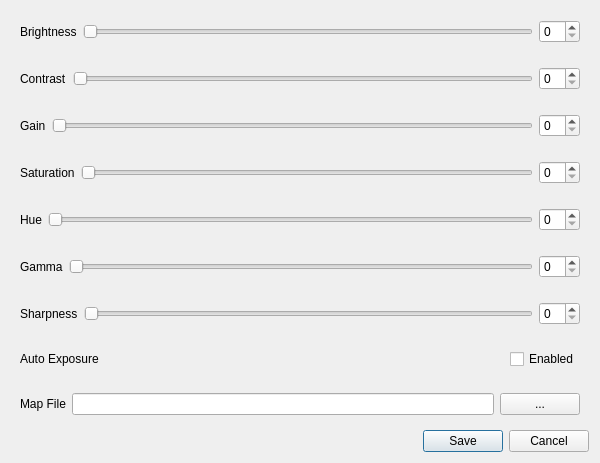
<?xml version="1.0" encoding="UTF-8"?>
<ui version="4.0">
 <class>CameraSettings</class>
 <widget class="QDialog" name="CameraSettings">
  <property name="geometry">
   <rect>
    <x>0</x>
    <y>0</y>
    <width>600</width>
    <height>368</height>
   </rect>
  </property>
  <property name="minimumSize">
   <size>
    <width>600</width>
    <height>0</height>
   </size>
  </property>
  <property name="windowTitle">
   <string>Camera Settings</string>
  </property>
  <property name="windowIcon">
   <iconset resource="icons.qrc">
    <normaloff>:/icons/configure.png</normaloff>:/icons/configure.png</iconset>
  </property>
  <layout class="QVBoxLayout" name="verticalLayout">
   <item>
    <widget class="QWidget" name="brightness" native="true">
     <layout class="QHBoxLayout" name="horizontalLayout_2">
      <item>
       <widget class="QLabel" name="label">
        <property name="enabled">
         <bool>true</bool>
        </property>
        <property name="text">
         <string>Brightness</string>
        </property>
       </widget>
      </item>
      <item>
       <widget class="QSlider" name="brightness_sld">
        <property name="enabled">
         <bool>true</bool>
        </property>
        <property name="maximum">
         <number>999</number>
        </property>
        <property name="orientation">
         <enum>Qt::Horizontal</enum>
        </property>
       </widget>
      </item>
      <item>
       <widget class="QSpinBox" name="brightness_sb">
        <property name="enabled">
         <bool>true</bool>
        </property>
       </widget>
      </item>
     </layout>
    </widget>
   </item>
   <item>
    <widget class="QWidget" name="contrast" native="true">
     <layout class="QHBoxLayout" name="horizontalLayout_3">
      <item>
       <widget class="QLabel" name="label_2">
        <property name="text">
         <string>Contrast</string>
        </property>
       </widget>
      </item>
      <item>
       <widget class="QSlider" name="contrast_sld">
        <property name="enabled">
         <bool>true</bool>
        </property>
        <property name="maximum">
         <number>999</number>
        </property>
        <property name="orientation">
         <enum>Qt::Horizontal</enum>
        </property>
       </widget>
      </item>
      <item>
       <widget class="QSpinBox" name="contrast_sb">
        <property name="enabled">
         <bool>true</bool>
        </property>
       </widget>
      </item>
     </layout>
    </widget>
   </item>
   <item>
    <widget class="QWidget" name="gain" native="true">
     <layout class="QHBoxLayout" name="horizontalLayout_4">
      <item>
       <widget class="QLabel" name="label_4">
        <property name="text">
         <string>Gain</string>
        </property>
       </widget>
      </item>
      <item>
       <widget class="QSlider" name="gain_sld">
        <property name="enabled">
         <bool>true</bool>
        </property>
        <property name="maximum">
         <number>999</number>
        </property>
        <property name="orientation">
         <enum>Qt::Horizontal</enum>
        </property>
       </widget>
      </item>
      <item>
       <widget class="QSpinBox" name="gain_sb">
        <property name="enabled">
         <bool>true</bool>
        </property>
       </widget>
      </item>
     </layout>
    </widget>
   </item>
   <item>
    <widget class="QWidget" name="saturation" native="true">
     <layout class="QHBoxLayout" name="horizontalLayout_5">
      <item>
       <widget class="QLabel" name="label_3">
        <property name="text">
         <string>Saturation</string>
        </property>
       </widget>
      </item>
      <item>
       <widget class="QSlider" name="saturation_sld">
        <property name="enabled">
         <bool>true</bool>
        </property>
        <property name="maximum">
         <number>999</number>
        </property>
        <property name="orientation">
         <enum>Qt::Horizontal</enum>
        </property>
       </widget>
      </item>
      <item>
       <widget class="QSpinBox" name="saturation_sb">
        <property name="enabled">
         <bool>true</bool>
        </property>
       </widget>
      </item>
     </layout>
    </widget>
   </item>
   <item>
    <widget class="QWidget" name="hue" native="true">
     <layout class="QHBoxLayout" name="horizontalLayout_6">
      <item>
       <widget class="QLabel" name="label_7">
        <property name="text">
         <string>Hue</string>
        </property>
       </widget>
      </item>
      <item>
       <widget class="QSlider" name="hue_sld">
        <property name="enabled">
         <bool>true</bool>
        </property>
        <property name="maximum">
         <number>999</number>
        </property>
        <property name="orientation">
         <enum>Qt::Horizontal</enum>
        </property>
       </widget>
      </item>
      <item>
       <widget class="QSpinBox" name="hue_sb">
        <property name="enabled">
         <bool>true</bool>
        </property>
       </widget>
      </item>
     </layout>
    </widget>
   </item>
   <item>
    <widget class="QWidget" name="gamma" native="true">
     <layout class="QHBoxLayout" name="horizontalLayout_7">
      <item>
       <widget class="QLabel" name="label_6">
        <property name="text">
         <string>Gamma</string>
        </property>
       </widget>
      </item>
      <item>
       <widget class="QSlider" name="gamma_sld">
        <property name="enabled">
         <bool>true</bool>
        </property>
        <property name="maximum">
         <number>999</number>
        </property>
        <property name="orientation">
         <enum>Qt::Horizontal</enum>
        </property>
       </widget>
      </item>
      <item>
       <widget class="QSpinBox" name="gamma_sb">
        <property name="enabled">
         <bool>true</bool>
        </property>
       </widget>
      </item>
     </layout>
    </widget>
   </item>
   <item>
    <widget class="QWidget" name="sharpness" native="true">
     <layout class="QHBoxLayout" name="horizontalLayout_8">
      <item>
       <widget class="QLabel" name="label_5">
        <property name="text">
         <string>Sharpness</string>
        </property>
       </widget>
      </item>
      <item>
       <widget class="QSlider" name="sharpness_sld">
        <property name="enabled">
         <bool>true</bool>
        </property>
        <property name="maximum">
         <number>999</number>
        </property>
        <property name="orientation">
         <enum>Qt::Horizontal</enum>
        </property>
       </widget>
      </item>
      <item>
       <widget class="QSpinBox" name="sharpness_sb">
        <property name="enabled">
         <bool>true</bool>
        </property>
       </widget>
      </item>
     </layout>
    </widget>
   </item>
   <item>
    <widget class="QWidget" name="auto_exposure" native="true">
     <layout class="QHBoxLayout" name="horizontalLayout_9">
      <item>
       <widget class="QLabel" name="label_8">
        <property name="text">
         <string>Auto Exposure</string>
        </property>
       </widget>
      </item>
      <item>
       <spacer name="horizontalSpacer">
        <property name="orientation">
         <enum>Qt::Horizontal</enum>
        </property>
        <property name="sizeHint" stdset="0">
         <size>
          <width>40</width>
          <height>20</height>
         </size>
        </property>
       </spacer>
      </item>
      <item>
       <widget class="QCheckBox" name="expo_cb">
        <property name="enabled">
         <bool>true</bool>
        </property>
        <property name="text">
         <string>Enabled</string>
        </property>
       </widget>
      </item>
     </layout>
    </widget>
   </item>
   <item>
    <widget class="QWidget" name="map_file" native="true">
     <layout class="QHBoxLayout" name="horizontalLayout">
      <item>
       <widget class="QLabel" name="label_9">
        <property name="text">
         <string>Map File</string>
        </property>
       </widget>
      </item>
      <item>
       <widget class="QLineEdit" name="map_file_le"/>
      </item>
      <item>
       <widget class="QPushButton" name="open_file_pb">
        <property name="text">
         <string>...</string>
        </property>
       </widget>
      </item>
     </layout>
    </widget>
   </item>
   <item>
    <spacer name="verticalSpacer">
     <property name="orientation">
      <enum>Qt::Vertical</enum>
     </property>
     <property name="sizeHint" stdset="0">
      <size>
       <width>238</width>
       <height>17</height>
      </size>
     </property>
    </spacer>
   </item>
   <item>
    <widget class="QDialogButtonBox" name="button_box">
     <property name="orientation">
      <enum>Qt::Horizontal</enum>
     </property>
     <property name="standardButtons">
      <set>QDialogButtonBox::Cancel|QDialogButtonBox::Save</set>
     </property>
    </widget>
   </item>
  </layout>
 </widget>
 <resources>
  <include location="icons.qrc"/>
 </resources>
 <connections>
  <connection>
   <sender>brightness_sld</sender>
   <signal>valueChanged(int)</signal>
   <receiver>brightness_sb</receiver>
   <slot>setValue(int)</slot>
   <hints>
    <hint type="sourcelabel">
     <x>408</x>
     <y>52</y>
    </hint>
    <hint type="destinationlabel">
     <x>583</x>
     <y>59</y>
    </hint>
   </hints>
  </connection>
  <connection>
   <sender>brightness_sb</sender>
   <signal>valueChanged(int)</signal>
   <receiver>brightness_sld</receiver>
   <slot>setValue(int)</slot>
   <hints>
    <hint type="sourcelabel">
     <x>583</x>
     <y>59</y>
    </hint>
    <hint type="destinationlabel">
     <x>409</x>
     <y>43</y>
    </hint>
   </hints>
  </connection>
  <connection>
   <sender>contrast_sld</sender>
   <signal>valueChanged(int)</signal>
   <receiver>contrast_sb</receiver>
   <slot>setValue(int)</slot>
   <hints>
    <hint type="sourcelabel">
     <x>490</x>
     <y>94</y>
    </hint>
    <hint type="destinationlabel">
     <x>583</x>
     <y>94</y>
    </hint>
   </hints>
  </connection>
  <connection>
   <sender>contrast_sb</sender>
   <signal>valueChanged(int)</signal>
   <receiver>contrast_sld</receiver>
   <slot>setValue(int)</slot>
   <hints>
    <hint type="sourcelabel">
     <x>583</x>
     <y>94</y>
    </hint>
    <hint type="destinationlabel">
     <x>434</x>
     <y>81</y>
    </hint>
   </hints>
  </connection>
  <connection>
   <sender>saturation_sld</sender>
   <signal>valueChanged(int)</signal>
   <receiver>saturation_sb</receiver>
   <slot>setValue(int)</slot>
   <hints>
    <hint type="sourcelabel">
     <x>531</x>
     <y>164</y>
    </hint>
    <hint type="destinationlabel">
     <x>583</x>
     <y>164</y>
    </hint>
   </hints>
  </connection>
  <connection>
   <sender>saturation_sb</sender>
   <signal>valueChanged(int)</signal>
   <receiver>saturation_sld</receiver>
   <slot>setValue(int)</slot>
   <hints>
    <hint type="sourcelabel">
     <x>583</x>
     <y>164</y>
    </hint>
    <hint type="destinationlabel">
     <x>531</x>
     <y>164</y>
    </hint>
   </hints>
  </connection>
  <connection>
   <sender>sharpness_sld</sender>
   <signal>valueChanged(int)</signal>
   <receiver>sharpness_sb</receiver>
   <slot>setValue(int)</slot>
   <hints>
    <hint type="sourcelabel">
     <x>531</x>
     <y>269</y>
    </hint>
    <hint type="destinationlabel">
     <x>583</x>
     <y>269</y>
    </hint>
   </hints>
  </connection>
  <connection>
   <sender>sharpness_sb</sender>
   <signal>valueChanged(int)</signal>
   <receiver>sharpness_sld</receiver>
   <slot>setValue(int)</slot>
   <hints>
    <hint type="sourcelabel">
     <x>583</x>
     <y>269</y>
    </hint>
    <hint type="destinationlabel">
     <x>531</x>
     <y>269</y>
    </hint>
   </hints>
  </connection>
  <connection>
   <sender>gain_sld</sender>
   <signal>valueChanged(int)</signal>
   <receiver>gain_sb</receiver>
   <slot>setValue(int)</slot>
   <hints>
    <hint type="sourcelabel">
     <x>471</x>
     <y>111</y>
    </hint>
    <hint type="destinationlabel">
     <x>583</x>
     <y>129</y>
    </hint>
   </hints>
  </connection>
  <connection>
   <sender>gain_sb</sender>
   <signal>valueChanged(int)</signal>
   <receiver>gain_sld</receiver>
   <slot>setValue(int)</slot>
   <hints>
    <hint type="sourcelabel">
     <x>583</x>
     <y>129</y>
    </hint>
    <hint type="destinationlabel">
     <x>471</x>
     <y>111</y>
    </hint>
   </hints>
  </connection>
  <connection>
   <sender>hue_sld</sender>
   <signal>valueChanged(int)</signal>
   <receiver>hue_sb</receiver>
   <slot>setValue(int)</slot>
   <hints>
    <hint type="sourcelabel">
     <x>456</x>
     <y>199</y>
    </hint>
    <hint type="destinationlabel">
     <x>583</x>
     <y>199</y>
    </hint>
   </hints>
  </connection>
  <connection>
   <sender>hue_sb</sender>
   <signal>valueChanged(int)</signal>
   <receiver>hue_sld</receiver>
   <slot>setValue(int)</slot>
   <hints>
    <hint type="sourcelabel">
     <x>583</x>
     <y>199</y>
    </hint>
    <hint type="destinationlabel">
     <x>496</x>
     <y>199</y>
    </hint>
   </hints>
  </connection>
 </connections>
</ui>
